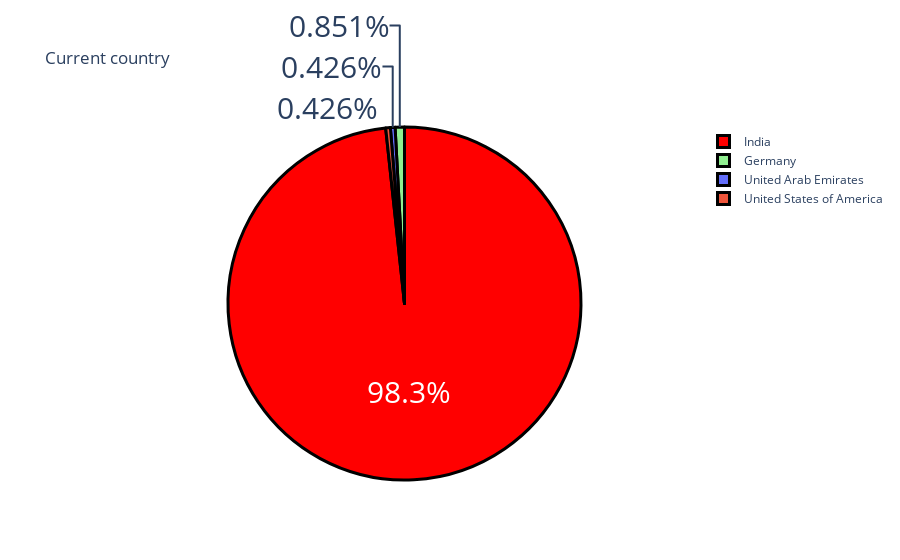

The notebook cell this image was saved under:
### Markdown cell above
ANALYSIS OF COUNTRY

### Code cell
country = data['Your Current Country.'].value_counts()
label = country.index
counts = country.values
colors = ['red', 'lightgreen']
fig = go.Figure(data = [go.Pie (labels =label, values = counts)])
fig.update_layout(title_text = "Current country")
fig.update_traces(hoverinfo = 'label+value', textinfo = 'percent', textfont_size = 30,
                  marker = dict(colors = colors, line = dict(color='black', width = 3)))

### Figure 1 — Plotly figure (JSON) as saved in the notebook; plotly's stock layout.template omitted (floating-point values rounded to 4 significant figures)
{"data": [{"hoverinfo": "label+value", "labels": ["India", "Germany", "United Arab Emirates", "United States of America"], "marker": {"colors": ["red", "lightgreen"], "line": {"color": "black", "width": 3}}, "textfont": {"size": 30}, "textinfo": "percent", "type": "pie", "values": [231, 2, 1, 1]}], "layout": {"autosize": true, "title": {"text": "Current country"}}}
